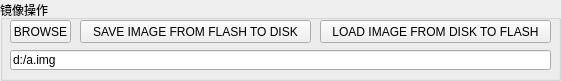
   <widget class="QGroupBox" name="groupBox_fio_FullImageOperation">
    <property name="geometry">
     <rect>
      <x>10</x>
      <y>580</y>
      <width>561</width>
      <height>81</height>
     </rect>
    </property>
    <property name="title">
     <string>镜像操作</string>
    </property>
    <widget class="QPushButton" name="pushButton_fio_file_browse">
     <property name="geometry">
      <rect>
       <x>10</x>
       <y>20</y>
       <width>61</width>
       <height>23</height>
      </rect>
     </property>
     <property name="text">
      <string>BROWSE</string>
     </property>
    </widget>
    <widget class="QLineEdit" name="lineEdit_fio_file_dir">
     <property name="geometry">
      <rect>
       <x>10</x>
       <y>50</y>
       <width>541</width>
       <height>20</height>
      </rect>
     </property>
     <property name="text">
      <string>d:/a.img</string>
     </property>
    </widget>
    <widget class="QPushButton" name="pushButton_fio_file_save">
     <property name="geometry">
      <rect>
       <x>80</x>
       <y>20</y>
       <width>231</width>
       <height>23</height>
      </rect>
     </property>
     <property name="text">
      <string>SAVE IMAGE FROM FLASH TO DISK</string>
     </property>
    </widget>
    <widget class="QPushButton" name="pushButton_fio_file_load">
     <property name="geometry">
      <rect>
       <x>320</x>
       <y>20</y>
       <width>231</width>
       <height>23</height>
      </rect>
     </property>
     <property name="text">
      <string>LOAD IMAGE FROM DISK TO FLASH</string>
     </property>
    </widget>
   </widget>
